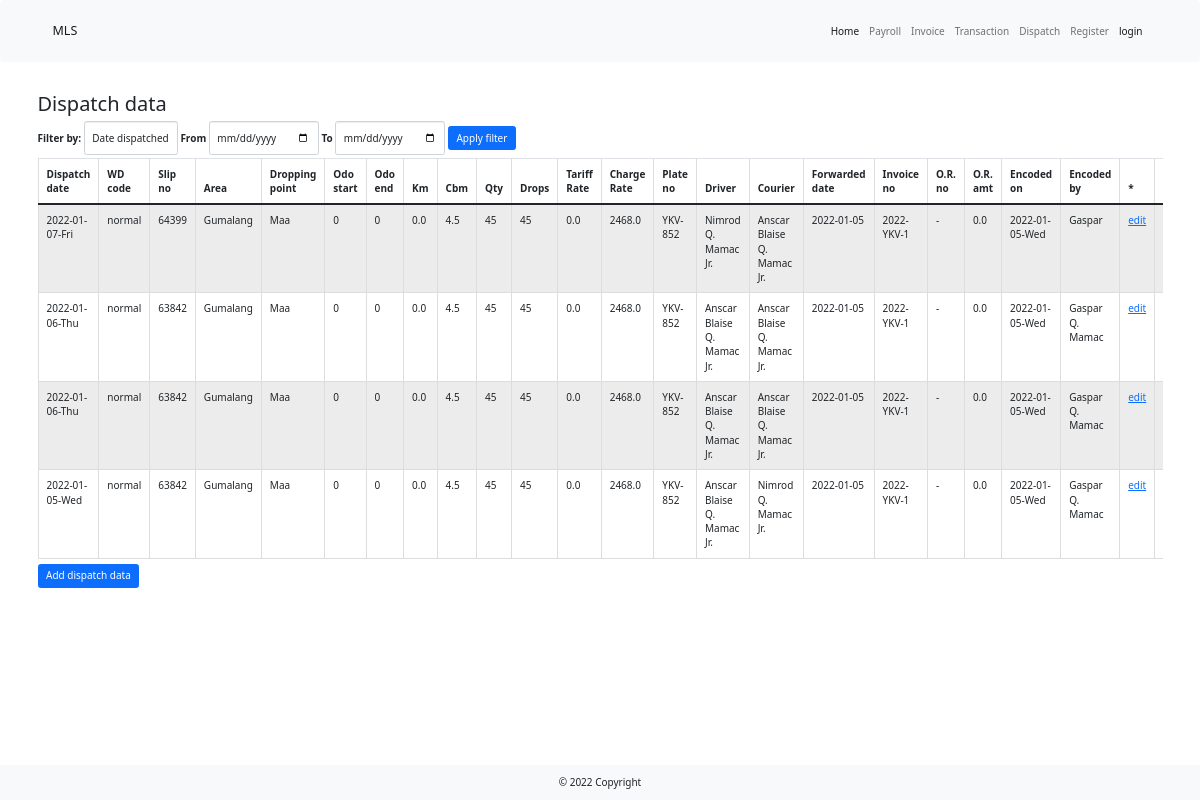
The page /dispatch_report on the database as committed earlier.
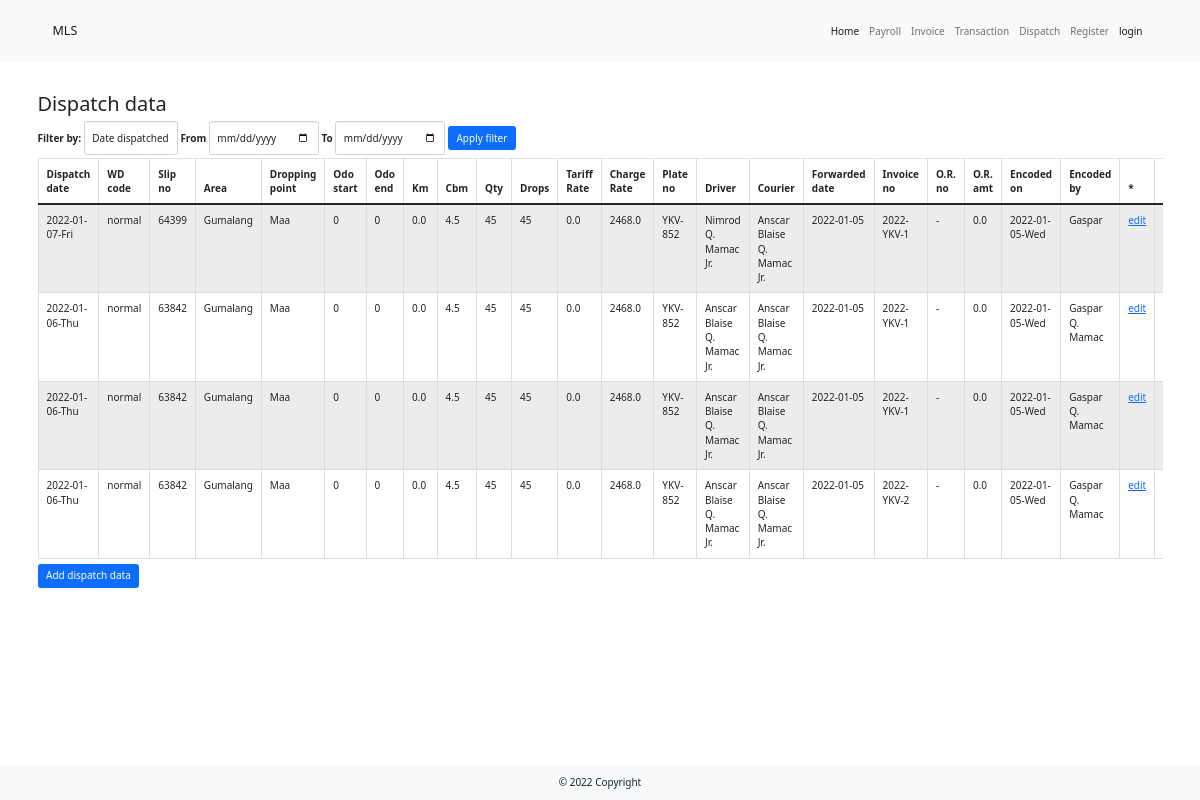
The same page on the database as committed later.
### main.py (models this page shows)
class DispatchTable(UserMixin, db.Model):
    __tablename__ = "dispatch"
    id = db.Column(db.Integer, primary_key=True, unique=True)
    dispatch_date = db.Column(db.String(100), nullable=False)
    wd_code = db.Column(db.String(100), nullable=False)
    slip_no = db.Column(db.String(100), nullable=False)
    route = db.Column(db.String(100), nullable=False)
    area = db.Column(db.String(250))
    destination = db.Column(db.String(100))
    odo_start = db.Column(db.Integer)
    odo_end = db.Column(db.Integer)
    km = db.Column(db.Float(precision=1))
    cbm = db.Column(db.Float(precision=1), nullable=False)
    qty = db.Column(db.Integer, nullable=False)
    drops = db.Column(db.Integer, nullable=False)
    std_rate = db.Column(db.Float(precision=1), nullable=False)
    rate = db.Column(db.Float(precision=1), nullable=False)
    plate_no = db.Column(db.String(100), nullable=False)
    driver = db.Column(db.String(100), nullable=False)
    courier = db.Column(db.String(100), nullable=False)
    forwarded_date = db.Column(db.String(100), nullable=False)
    invoice_no = db.Column(db.String(100))
    or_no = db.Column(db.String(100))
    or_amt = db.Column(db.Float(precision=1))
    encoded_on = db.Column(db.String(100), nullable=False)
    encoded_by = db.Column(db.String(100))
    encoder_id = db.Column(db.Integer, db.ForeignKey("users.id"))
    encoder = relationship("UserTable", back_populates="dispatch")

### main.py (the view)
@app.route("/dispatch_report", methods=["Get", "Post"])
def dispatch():
    form = DispatchTableFilterForm()
    with create_engine('sqlite:///lbc_dispatch.db').connect() as cnx:
        df = pd.read_sql_table(table_name="dispatch", con=cnx)
    sorted_df = df.head(n=25).sort_values("dispatch_date", ascending=False)
    if form.validate_on_submit():
        start = form.date_start.data
        end = form.date_end.data
        index = form.filter.data
        filtered_df = df[(df[index] >= str(start)) & (df[index] <= str(end))].sort_values(index, ascending=False)
        return render_template("dispatch_data.html", form=form, df=filtered_df)
    return render_template("dispatch_data.html", form=form, df=sorted_df)

### _forms.py
class DispatchTableFilterForm(FlaskForm):
    filter = SelectField("Filter by:", choices=[
        ("dispatch_date", "Date dispatched"),
        ("encoded_on", "Date encoded")])
    date_start = DateField("From")
    date_end = DateField("To")
    submit = SubmitField("Apply filter")

### templates/dispatch_data.html (shortened to what this page needs)
{% extends 'bootstrap/base.html' %}
{% import "bootstrap/wtf.html" as wtf %}
{% block content %}
    {% include '_header.html' %}
    <div class="container my-5">
        <h2>Dispatch data</h2>
        {{ wtf.quick_form(form, novalidate=True, extra_classes="form form-inline mb-1", button_map={"submit": "primary"}) }}
        <div class="table-responsive">
            <table class="table table-striped table-hover table-bordered table-sm">
                <caption><a class="btn btn-primary" href="{{ url_for('input_dispatch')}}">Add dispatch data</a> </caption>
                <thead>
                <tr>
                    <th scope="col">Dispatch date</th>
                    <th scope="col">WD code</th>
                    <th scope="col">Slip no</th>
                    <th scope="col">Area</th>
                    <th scope="col">Dropping point</th>
                    <th scope="col">Odo start</th>
                    <th scope="col">Odo end</th>
                    <th scope="col">Km</th>
                    <th scope="col">Cbm</th>
                    <th scope="col">Qty</th>
                    <th scope="col">Drops</th>
                    <th scope="col">Tariff Rate</th>
                    <th scope="col">Charge Rate</th>
                    <th scope="col">Plate no</th>
                    <th scope="col">Driver</th>
                    <th scope="col">Courier</th>
                    <th scope="col">Forwarded date</th>
                    <th scope="col">Invoice no</th>
                    <th scope="col">O.R. no</th>
                    <th scope="col">O.R. amt</th>
                    <th scope="col">Encoded on</th>
                    <th scope="col">Encoded by</th>
                    <th scope="col">*</th>
                    <th scope="col">**</th>
                </tr>
                </thead>
                <tbody>
                {% for row in df.itertuples(): %}
                <tr>
                    <td>{{ row[2] }}</td>
                    <td>{{ row[3] }}</td>
                    <td>{{ row[4] }}</td>
                    <td>{{ row[6] }}</td>
                    <td>{{ row[7] }}</td>
                    <td>{{ row[8] }}</td>
                    <td>{{ row[9] }}</td>
                    <td>{{ row[10] }}</td>
                    <td>{{ row[11] }}</td>
                    <td>{{ row[12] }}</td>
                    <td>{{ row[13] }}</td>
                    <td>{{ row[14] }}</td>
                    <td>{{ row[15] }}</td>
                    <td>{{ row[16] }}</td>
                    <td>{{ row[17] }}</td>
                    <td>{{ row[18] }}</td>
                    <td>{{ row[19] }}</td>
                    <td>{{ row[20] }}</td>
                    <td>{{ row[21] }}</td>
                    <td>{{ row[22] }}</td>
                    <td>{{ row[23] }}</td>
                    <td>{{ row[24]}}</td>
                <td><a href="{{ url_for('edit_dispatch', dispatch_id=row[1]) }}">edit</a></td>
                <td><a href="{{ url_for('delete_dispatch', dispatch_id=row[1]) }}">delete</a></td>
                </tr>
                {% endfor %}
                </tbody>
            </table>
        </div>
    </div>
    {% include '_footer.html' %}
{% endblock  %}

Rows that differ between the two databases and show on the page:
removed DispatchTable: dispatch_date "2022-01-05-Wed", wd_code "normal", slip_no "63842", area "Gumalang", destination "Maa", odo_end "0", km "0", row "0.0", cbm "4.5", drops "45", row "45", rate "2468.0", plate_no "YKV-852", driver "Anscar Blaise Q. Mamac Jr.", courier "Nimrod Q. Mamac Jr.", forwarded_date "2022-01-05", invoice_no "2022-YKV-1", row "-", encoded_on "2022-01-05-Wed", encoded_by "Gaspar Q. Mamac"
added DispatchTable: dispatch_date "2022-01-06-Thu", wd_code "normal", slip_no "63842", area "Gumalang", destination "Maa", odo_end "0", km "0", row "0.0", cbm "4.5", drops "45", row "45", rate "2468.0", plate_no "YKV-852", driver "Anscar Blaise Q. Mamac Jr.", courier "Anscar Blaise Q. Mamac Jr.", forwarded_date "2022-01-05", invoice_no "2022-YKV-2", row "-", encoded_on "2022-01-05-Wed", encoded_by "Gaspar Q. Mamac"
